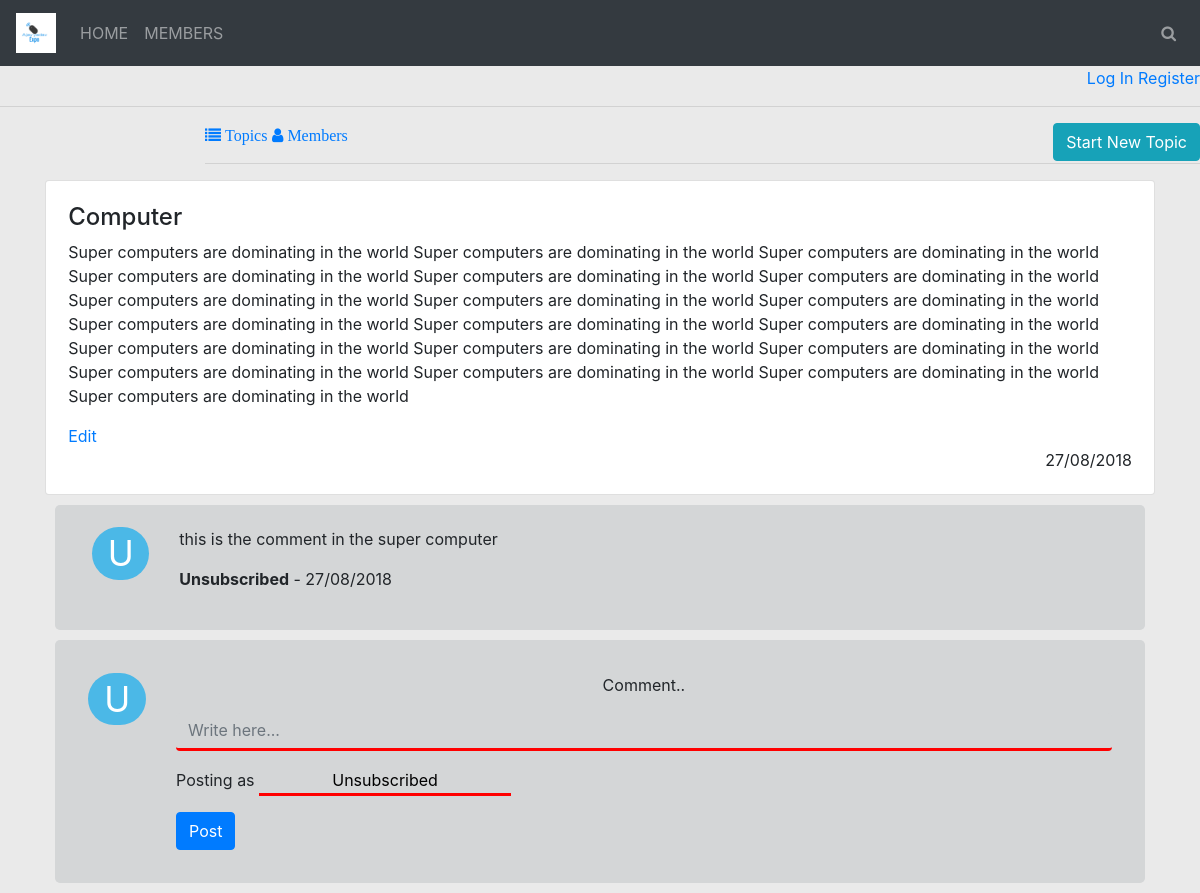
Screenshot of /details.php?id=4 with the database file from the repository.
### tables this page shows
CREATE TABLE IF NOT EXISTS `content` (
  `id` int(11) NOT NULL AUTO_INCREMENT,
  `email` varchar(50) NOT NULL,
  `title` varchar(100) NOT NULL,
  `content` varchar(1000) NOT NULL,
  `category` varchar(30) NOT NULL,
  `date` varchar(50) DEFAULT NULL,
  PRIMARY KEY (`id`)
);

CREATE TABLE IF NOT EXISTS `comments` (
  `id` int(11) NOT NULL AUTO_INCREMENT,
  `name` varchar(50) NOT NULL,
  `message` varchar(500) NOT NULL,
  `time` varchar(30) NOT NULL,
  `content_id` varchar(20) DEFAULT NULL,
  PRIMARY KEY (`id`)
);

### details.php (the view, shortened to what this page needs)
<?php
include_once("connect.php");
include_once("home.php");
$id = $_GET['id'];
$sql  = mysqli_query($con,"SELECT * FROM content where id='$id'");
$row = mysqli_fetch_array($sql);
?>
<!DOCTYPE html>
<html>
<head>
</head>
<body>
<div class="container">
	<div class="card" style="padding: 2%;">
		<h4><?php echo $row['title']; ?></h4>
		<p> <?php echo $row['content']; ?></p>
		<?php echo '<a href="edit.php?id='.$id.'">Edit</a>';?>
		<span class="ml-auto"><?php echo $row['date'];?></span>
	</div>
</div>
<div class="container">
	<div class="com">
		<?php
			$c = mysqli_query($con,"SELECT * FROM comments WHERE content_id='$id' order by content_id desc");
			while($co = mysqli_fetch_array($c)){;
		 echo '
		<div class="row first">
			<div class="col-sm-1">
				<p>U</p>
			</div>
			<div class="col-sm-11">
				<p>'.$co['message'].'</p>
				<p><b>'.$co['name']."</b> - ".$co['time'].'</p>
			</div>
		</div>
		';}?>
	</div>
</div>
<div class="container">
	<div class="reply">
	<div class="row">
		<div class="col-sm-1">
			<p>U</p>
		</div>
		<div class="col-sm-11">
			<p class="text-center">Comment..</p>
			<form method="POST">
				<div class="form-group">
					<input type="text" name="message" class="form-control" required="" placeholder="Write here...">
				</div>
				<div class="form-group">
					Posting as <input type="text" name="user" value="Unsubscribed" style="text-align: center;">
				</div>
				<button type="submit" class="btn btn-primary">Post</button>
			</form>
		</div>
	</div>
</div>
</div>
</body>
</html>

### home.php (style rules this page uses)
body { background-color: #eaeaea; }

### details.php (style rules this page uses)
.reply { background-color: #D4D6D7;padding: 3%; border-radius: 5px; margin:10px; }
.reply input[type="text"] { border: none; border-bottom: 3px solid red;background-color: #D4D6D7; }
.col-sm-1 p { background-color: #4BB8E7;color: white;font-size: 35px;text-align: center;border-radius: 50px; }
.first { padding: 2%;margin:10px;background-color: #D4D6D7;border-radius: 5px; }

### rows the page displays
content: title "Computer", content "Super computers are dominating in the world Super computers are dominating in the world Super computers are dominating in the world Super computers are dominating in the world Super computers are dominating in the world Super computers are dominating in the world Super computers are dominating in the world Super computers are dominating in the world Super computers are dominating in the world Super computers are dominating in the world Super computers are dominating in the world Super computers are dominating in the world Super computers are dominating in the world Super computers are dominating in the world Super computers are dominating in the world Super computers are dominating in the…", date "27/08/2018"
comments: message "this is the comment in the super computer", name "Unsubscribed", time "27/08/2018"
